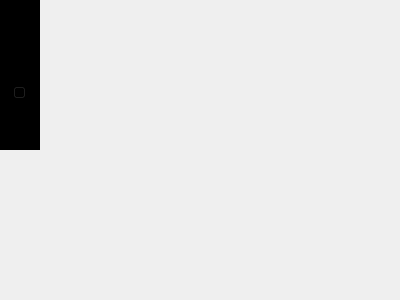
<?xml version="1.0" encoding="UTF-8"?>
<ui version="4.0">
 <class>VolumeControl</class>
 <widget class="QWidget" name="VolumeControl">
  <property name="geometry">
   <rect>
    <x>0</x>
    <y>0</y>
    <width>400</width>
    <height>300</height>
   </rect>
  </property>
  <property name="windowTitle">
   <string>Form</string>
  </property>
  <widget class="QWidget" name="widget" native="true">
   <property name="geometry">
    <rect>
     <x>0</x>
     <y>0</y>
     <width>40</width>
     <height>150</height>
    </rect>
   </property>
   <property name="styleSheet">
    <string notr="true">background-color: rgb(0, 0, 0);</string>
   </property>
   <widget class="QSlider" name="verticalSlider">
    <property name="geometry">
     <rect>
      <x>10</x>
      <y>0</y>
      <width>20</width>
      <height>100</height>
     </rect>
    </property>
    <property name="orientation">
     <enum>Qt::Vertical</enum>
    </property>
   </widget>
   <widget class="QLabel" name="label">
    <property name="geometry">
     <rect>
      <x>10</x>
      <y>120</y>
      <width>20</width>
      <height>20</height>
     </rect>
    </property>
    <property name="text">
     <string/>
    </property>
   </widget>
  </widget>
 </widget>
 <resources/>
 <connections/>
</ui>
